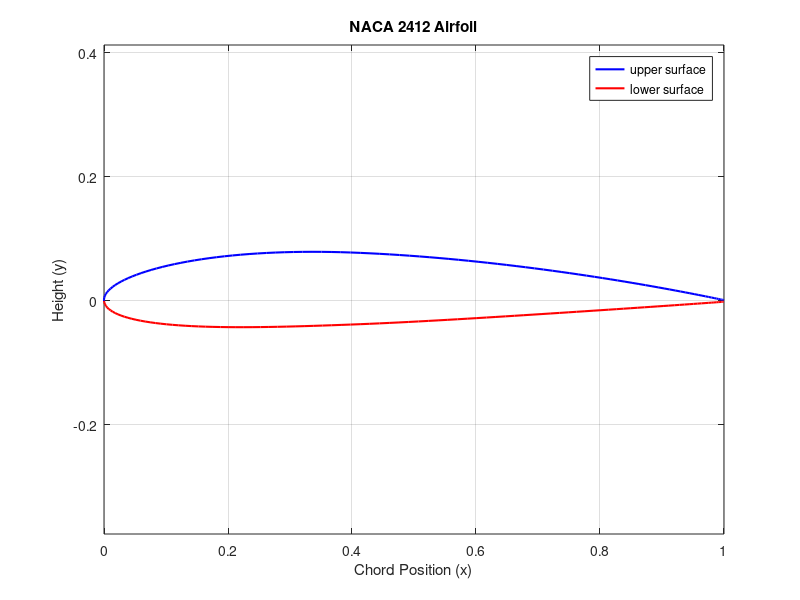

Write MATLAB code to recreate this figure. (Note: this script raises an error after producing the figure.)
%% NACA Creation
% NACA MPXX
% M: max camber as a percentage of a chord
% XX: max thickness as a percentage of a chord
clc;clear;close all;

naca_name = '2412'; % ADD NACA AIRFOIL HERE
m = str2double(naca_name(1)) / 100; 
p = str2double(naca_name(2)) / 10;   
t = str2double(naca_name(3:4)) / 100; 

c =1; % ADD CAMBER LENGTH HERE!!

% descretizing x
N = 100;
theta = linspace(0,pi,N);
x = (c/2)*(1-cos(theta));

% half thickness distribution
a0 = 0.2969;
a1 = -0.1260;
a2 = -0.3515;
a3 = 0.2843;
a4 = -0.1015;

y_t = (c*t)/0.2*(a0*sqrt(x./c) + a1*(x./c) + a2*(x./c).^2 + a3*(x./c).^3 + a4*(x./c).^4);

% camber line and local slope
y_c = zeros(size(x)); 
dyc_dx = zeros(size(x));

for i = 1:N
    if x(i) <= p*c
        y_c(i) = (m / p^2) * (2*p*(x(i)/c) - (x(i)/c)^2) * c;
        dyc_dx(i) = (2*m / p^2) * (p - (x(i)/c));
    elseif x(i) >= p*c
        y_c(i) = (m / (1-p)^2) * ((1 - 2*p) + 2*p*(x(i)/c) - (x(i)/c)^2) * c;
        dyc_dx(i) = 2*m/(1-p)^2*(p - (x(i)/c));
    end
end

% Surface offset
theta_c = atan(dyc_dx);

x_u = x - y_t.*sin(theta_c);
x_l = x + y_t.*sin(theta_c);
y_u = y_c + y_t.*cos(theta_c);
y_l = y_c - y_t.*cos(theta_c);  

% Plotting the airfoil shape
figure;
plot(x_u, y_u, 'b', 'LineWidth', 1.5); % Upper surface
hold on;
plot(x_l, y_l, 'r', 'LineWidth', 1.5); % Lower surface
axis equal;
xlabel('Chord Position (x)');
ylabel('Height (y)');
title(['NACA ' naca_name ' Airfoil']);
legend('upper surface','lower surface','Location','best');
grid on;
hold off;

%% creating airfoil coordinates csv
X_col = [flip(x_u), x_l(2:end)]';
Y_col = [flip(y_u), y_l(2:end)]';
Z_col = zeros(size(X_col));

airfoil_data = [X_col, Y_col, Z_col];

script_dir = fileparts(mfilename('fullpath'));
output_file = fullfile(script_dir, '..', 'data', 'airfoil_coordinates.csv');
writematrix(airfoil_data, output_file,'Delimiter','tab');

%% Thin Airfoil Theory Analytical Lift Polar

integrand = dyc_dx.*(cos(theta)-1);
alpha_L0 = -(1/pi)*trapz(theta,integrand);

% Theoretical lift polar
alpha_deg = linspace(-5,15);
alpha_rad = deg2rad(alpha_deg);

C_l = 2*pi*(alpha_rad-alpha_L0);

figure;
plot(alpha_deg,C_l);
% Set plot properties for the lift polar
xlabel('Angle of Attack (degrees)');
ylabel('Coefficient of Lift (C_l)');
title("Theoretical Lift Polar for NACA" + naca_name);
grid on;
axis([-5 15 -0.5 2]);
